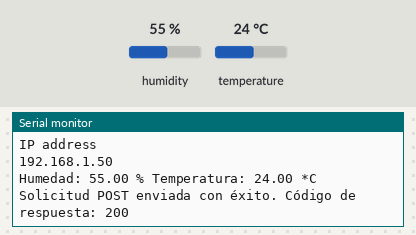
A sketch run on a simulated ESP32. On the bench: the last lines printed to the serial monitor. The test bench sets the inputs (shaded band); at power-on: humidity 55 %, temperature 24 °C. WiFi joins after 1.5 s; servers stay silent unless stated; uploads are accepted with an empty reply.

Above: at 2.7 s.
2.8 s: humidity set to 22 %
At 7.5 s:
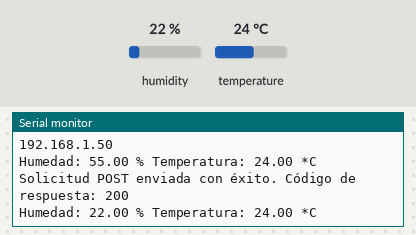
9.0 s: temperature set to 12 °C
At 14.0 s:
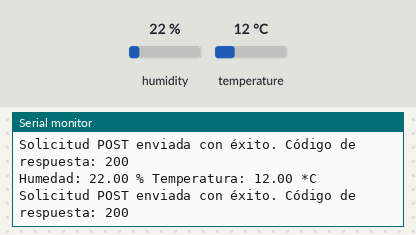
15.2 s: humidity set to 40 %
At 19.1 s:
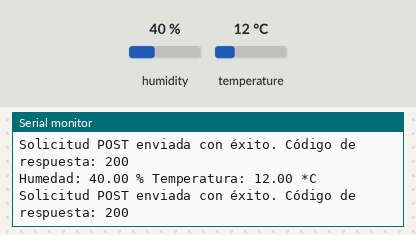
Timing chart, 0 to 20.6 s (numbered marks = the images above; inputs shaded):
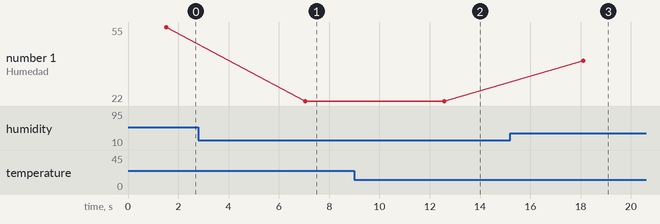

The sketch:

sketch_jul15a.ino
```cpp
#include <WiFi.h>
#include <HTTPClient.h>
#include "DHT.h"

short int httpResponseCode;
const char *ssid = "";
const char *password = "";
String url;

float temperatura, humedad;

DHT dht(5, DHT11);

void Conectar(){
  Serial.println("Se esta conectando a la red Wifi denominada ");

  WiFi.begin(ssid, password);
  delay(1000);
  while (WiFi.status() != WL_CONNECTED) {
    delay(500);
    Serial.print(".");
  }
  Serial.println("Wifi connected");
  Serial.println("IP address");
  Serial.println(WiFi.localIP());
};

void setup() {
  Serial.begin(115200);
  dht.begin();
  Conectar();
}

void Temperatura(){
  humedad = dht.readHumidity();
  temperatura = dht.readTemperature();
  if (isnan(humedad) || isnan(temperatura)) {
    Serial.println("Falla al leer el sensor DHT11!");
    return;
  }
  Serial.print("Humedad: ");
  Serial.print(humedad);
  Serial.print(" % ");
  Serial.print("Temperatura: ");
  Serial.print(temperatura);
  Serial.println(" *C");

}

void Enviar(){
  HTTPClient http;
  http.addHeader("Content-Type", "application/json");
  url = "http://192.168.0.7:4000/api/data?Temperatura="+String(temperatura)+"&Humedad="+String(humedad);//IP NodeJS
  http.begin(url.c_str());
  int httpResponseCode = http.POST("");
  delay(300);
  if (httpResponseCode > 0) {
    Serial.printf("Solicitud POST enviada con éxito. Código de respuesta: %d\n", httpResponseCode);
  } else {
    Serial.printf("Error al enviar la solicitud POST. Código de respuesta: %d\n", httpResponseCode);
  }
  http.end();
  delay(4000);
}

void loop(){

    Temperatura();
    Enviar();
    delay(1000);

}
```

Measured:
- after the input at 2.8 s, the serial monitor: prints a new line after 4.2 s (image 1)
- after the input at 9.0 s, the serial monitor: prints a new line after 3.6 s (image 2)
- after the input at 15.2 s, the serial monitor: prints a new line after 2.9 s (image 3)
- plotted number 1: 55 → 22 after the input at 2.8 s, 22 → 40 after the input at 15.2 s
